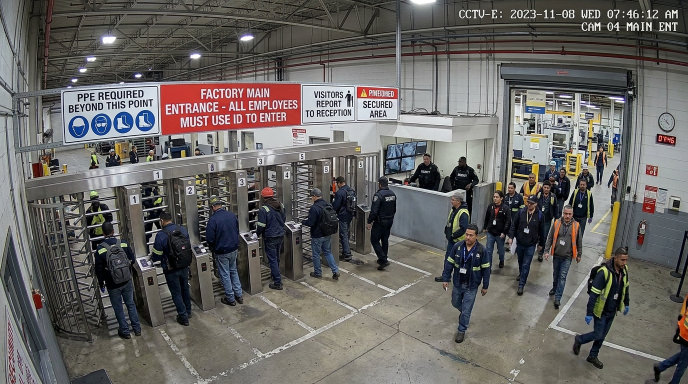
#> input picture src/assets/cam01_entry.jpg, 1376 x 768 px (shown at 1/2 size)
$ python -i hazard_detector.py   (imports and definitions only)
#> lines starting #> are read from the running program, lines starting #| are printed output that depends on the picture; after the words box and inside, x2 and y2 are one past the last pixel; in counts of white or black regions, pixels touching at a corner belong together
#> further down, picture is the input picture: shape (768, 1376, 3); mean B, G, R 97.8, 100.4, 103.3
# ─────────────────────────────────────────────
# X-Guardian — Industrial Fire & Smoke Computer Vision Detector
# Real-time multi-spectral chrominance, contour analysis & plume haze dispersion
# ─────────────────────────────────────────────

from dataclasses import dataclass
from typing import Optional, Tuple, List
import cv2
import numpy as np


@dataclass
class FireDetectionResult:
    has_fire: bool = False
    confidence: float = 0.0
    bbox: Optional[Tuple[float, float, float, float]] = None  # (x, y, w, h) normalized
    area_pixels: int = 0


@dataclass
class SmokeDetectionResult:
    has_smoke: bool = False
    confidence: float = 0.0
    density: float = 0.0  # 0 to 100%
    bbox: Optional[Tuple[float, float, float, float]] = None  # (x, y, w, h) normalized
    area_pixels: int = 0


@dataclass
class HazardAnalysisResult:
    fire: FireDetectionResult
    smoke: SmokeDetectionResult


class IndustrialHazardDetector:
    """
    High-performance optical hazard analyzer for industrial surveillance.
    Combines RGB-HSV spectral thresholding, flame core intensity,
    and smoke plume gradient dissipation for sub-10ms inference.
    """

    def __init__(
        self,
        min_flame_pixels: int = 800,
        min_smoke_pixels: int = 600,
        fire_conf_thresh: float = 0.65,
        smoke_conf_thresh: float = 0.60,
    ):
        self.min_flame_pixels = min_flame_pixels
        self.min_smoke_pixels = min_smoke_pixels
        self.fire_conf_thresh = fire_conf_thresh
        self.smoke_conf_thresh = smoke_conf_thresh

    def detect(
        self,
        bgr_image: np.ndarray,
        person_boxes: Optional[List[List[float]]] = None,
    ) -> HazardAnalysisResult:
        if bgr_image is None or bgr_image.size == 0:
            return HazardAnalysisResult(
                fire=FireDetectionResult(),
                smoke=SmokeDetectionResult(),
            )

        h, w = bgr_image.shape[:2]
#> h = 768; w = 1376

        # ─────────────────────────────────────────────
        # 1. Real-time Fire / Flame Detection
        # ─────────────────────────────────────────────
        fire_res = self._detect_flame(bgr_image, w, h, person_boxes)

        # ─────────────────────────────────────────────
        # 2. Real-time Smoke Plume Detection
        # ─────────────────────────────────────────────
        smoke_res = self._detect_smoke(
            bgr_image,
            w,
            h,
            flame_active=fire_res.has_fire,
            flame_bbox=fire_res.bbox,
        )

        return HazardAnalysisResult(fire=fire_res, smoke=smoke_res)

    def _detect_flame(
        self,
        bgr: np.ndarray,
        w: int,
        h: int,
        person_boxes: Optional[List[List[float]]] = None,
    ) -> FireDetectionResult:
        """
        Flame detection using fused HSV + RGB chrominance rules.
        Excludes yellow hard hats and high-vis vests via strict red dominance and person masking.
        """
#> called with w = 1376, h = 768
        scale = 1.0
        proc_img = bgr
        if max(w, h) > 960:
            scale = 640.0 / max(w, h)
#> scale = 0.465
            proc_img = cv2.resize(bgr, (int(w * scale), int(h * scale)))

        proc_h, proc_w = proc_img.shape[:2]
#> proc_h = 357; proc_w = 640
        hsv = cv2.cvtColor(proc_img, cv2.COLOR_BGR2HSV)
#> hsv: shape (357, 640, 3); mean H, S, V 57.8, 42.5, 107.8
        b, g, r = cv2.split(proc_img)

        # 1. Strict Fire Chrominance: Red is distinctly dominant over Green & Blue
        # Flames have R >= 215, (R - G) >= 28, (R - B) >= 70
        # Hue is restricted to Red/Deep Orange [0..22] or [172..180], strictly omitting yellow (>22)
        r_int = r.astype(np.int16)
        g_int = g.astype(np.int16)
        b_int = b.astype(np.int16)

        flame_mask = (
            (r >= 215)
            & ((r_int - g_int) >= 28)
            & ((r_int - b_int) >= 70)
            & (((hsv[:, :, 0] <= 22) | (hsv[:, :, 0] >= 172)))
            & (hsv[:, :, 1] >= 110)
            & (hsv[:, :, 2] >= 175)
        ).astype(np.uint8) * 255
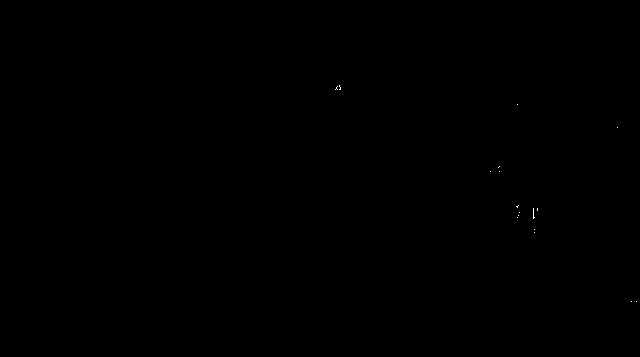
#> flame_mask: shape (357, 640); 0.02% white in thin lines or dots, all inside (x1, y1, x2, y2) = (335, 85, 637, 302)

        # Morphological opening to eliminate isolated noise
        kernel = cv2.getStructuringElement(cv2.MORPH_ELLIPSE, (5, 5))
        flame_mask = cv2.morphologyEx(flame_mask, cv2.MORPH_OPEN, kernel)
#> flame_mask: shape (357, 640); every value is 0

        # 2. Exclude Person Vest / Clothing Regions if worker boxes detected
        if person_boxes:
            for pbox in person_boxes:
                px1 = max(0, int(pbox[0] * scale))
                py1 = max(0, int(pbox[1] * scale))
                px2 = min(proc_w, int(pbox[2] * scale))
                py2 = min(proc_h, int(pbox[3] * scale))
                flame_mask[py1:py2, px1:px2] = 0

        # Group contiguous burning flame tongues (pallets, machinery, open flame)
        flame_grouped = cv2.dilate(flame_mask, cv2.getStructuringElement(cv2.MORPH_RECT, (11, 11)))
        contours, _ = cv2.findContours(flame_grouped, cv2.RETR_EXTERNAL, cv2.CHAIN_APPROX_SIMPLE)
#> contours = []

        scaled_min = max(int(self.min_flame_pixels * (scale * scale)), int(proc_w * proc_h * 0.002))
#> scaled_min = 456
        valid_flames = []
        total_flame_area = 0

        for c in contours:
            area = cv2.contourArea(c)
            if area >= scaled_min:
                bx, by, bw, bh = cv2.boundingRect(c)
                valid_flames.append((bx, by, bw, bh, area))
                total_flame_area += area
#> this loop made 0 passes
#> after the loop, total_flame_area = 0; valid_flames = []

        if valid_flames:
            min_bx = min(f[0] for f in valid_flames)
            min_by = min(f[1] for f in valid_flames)
            max_bx = max(f[0] + f[2] for f in valid_flames)
            max_by = max(f[1] + f[3] for f in valid_flames)

            bw_comb = max_bx - min_bx
            bh_comb = max_by - min_by
            if scale != 1.0:
                min_bx = int(min_bx / scale)
                min_by = int(min_by / scale)
                bw_comb = int(bw_comb / scale)
                bh_comb = int(bh_comb / scale)

            best_bbox = (
                round(max(0.0, min_bx / w), 4),
                round(max(0.0, min_by / h), 4),
                round(min(1.0, bw_comb / w), 4),
                round(min(1.0, bh_comb / h), 4),
            )
            norm_area_ratio = min(1.0, total_flame_area / (w * h * 0.04 * scale * scale))
            conf = min(0.98, max(0.76, 0.78 + norm_area_ratio * 0.20))
            return FireDetectionResult(
                has_fire=True,
                confidence=round(conf, 3),
                bbox=best_bbox,
                area_pixels=int(total_flame_area / (scale * scale)),
            )

        return FireDetectionResult(has_fire=False, confidence=0.0, bbox=None, area_pixels=0)

    def _detect_smoke(
        self,
        bgr: np.ndarray,
        w: int,
        h: int,
        flame_active: bool = False,
        flame_bbox: Optional[Tuple[float, float, float, float]] = None,
    ) -> SmokeDetectionResult:
        """
        Smoke plume detection supporting both dark combustion soot plumes
        and diffuse white/grey smoke haze columns.
        """
#> called with w = 1376, h = 768, flame_active = False
        scale = 1.0
        proc_img = bgr
        if max(w, h) > 640:
            scale = 480.0 / max(w, h)
#> scale = 0.349
            proc_img = cv2.resize(bgr, (int(w * scale), int(h * scale)))
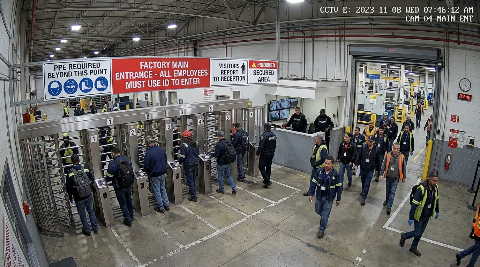
#> proc_img: shape (267, 480, 3); mean B, G, R 97.7, 100.3, 103.2

        proc_h, proc_w = proc_img.shape[:2]
#> proc_h = 267; proc_w = 480
        hsv = cv2.cvtColor(proc_img, cv2.COLOR_BGR2HSV)
#> hsv: shape (267, 480, 3); mean H, S, V 57.8, 42.5, 107.8
        b, g, r = cv2.split(proc_img)
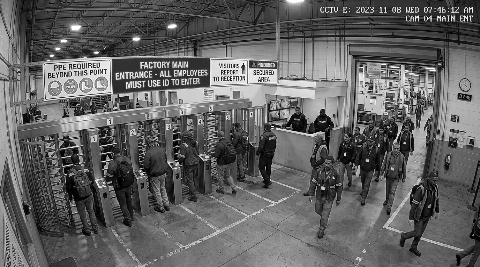
#> b: shape (267, 480); min 0, max 255, mean 97.7
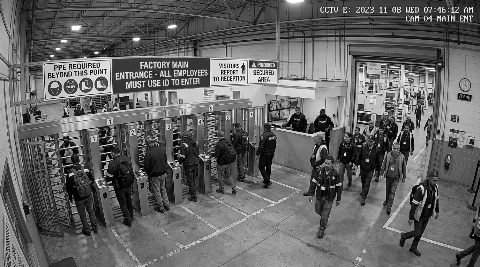
#> g: shape (267, 480); min 0, max 255, mean 100.3
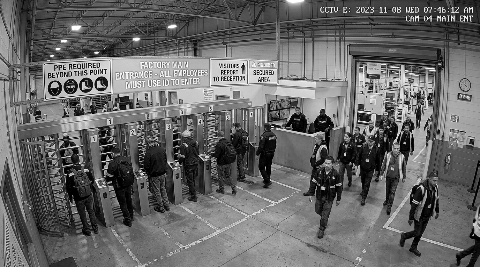
#> r: shape (267, 480); min 0, max 255, mean 103.2

        s_channel = hsv[:, :, 1]
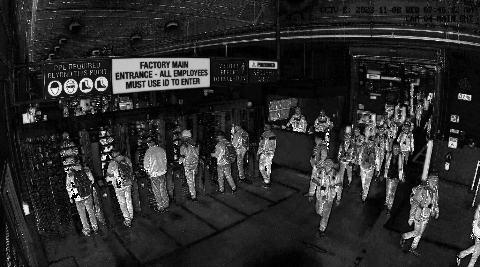
#> s_channel: shape (267, 480); min 0, max 255, mean 42.5
        v_channel = hsv[:, :, 2]
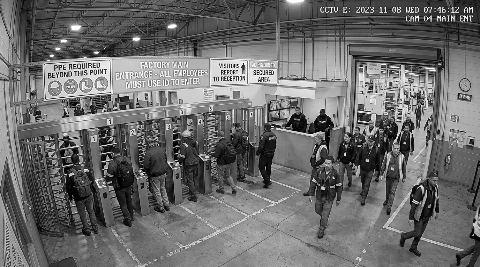
#> v_channel: shape (267, 480); min 0, max 255, mean 107.8
        if not flame_active:
            return SmokeDetectionResult(has_smoke=False, confidence=0.0, density=0.0, bbox=None, area_pixels=0)

        diff_rg = cv2.absdiff(r, g)
        diff_gb = cv2.absdiff(g, b)

        # 1. Dark industrial soot / combustion smoke (black & dark grey plume)
        dark_smoke = (
            (s_channel < 95)
            & (v_channel >= 18)
            & (v_channel <= 135)
            & (diff_rg < 35)
            & (diff_gb < 35)
        )

        # 2. White/grey haze plume
        light_smoke = (
            (s_channel < 45)
            & (v_channel > 135)
            & (v_channel < 240)
            & (diff_rg < 22)
            & (diff_gb < 22)
        )

        smoke_raw = ((dark_smoke | light_smoke).astype(np.uint8)) * 255

        # Anchor smoke detection to the plume column rising from the active fire
        if flame_bbox:
            fx, fy, fw, fh = flame_bbox
            px1 = max(0, int((fx - 0.16) * proc_w))
            px2 = min(proc_w, int((fx + fw + 0.16) * proc_w))
            py2 = min(proc_h, int((fy + fh * 0.45) * proc_h))
            py1 = max(0, int(0.02 * proc_h))
            mask_focus = np.zeros_like(smoke_raw)
            mask_focus[py1:py2, px1:px2] = 255
            smoke_raw = cv2.bitwise_and(smoke_raw, mask_focus)

        kernel_smoke = cv2.getStructuringElement(cv2.MORPH_RECT, (15, 15))
        smoke_clean = cv2.morphologyEx(smoke_raw, cv2.MORPH_CLOSE, kernel_smoke)
        smoke_clean = cv2.morphologyEx(smoke_clean, cv2.MORPH_OPEN, cv2.getStructuringElement(cv2.MORPH_RECT, (7, 7)))

        contours, _ = cv2.findContours(smoke_clean, cv2.RETR_EXTERNAL, cv2.CHAIN_APPROX_SIMPLE)
        scaled_min = (
            max(int(self.min_smoke_pixels * (scale * scale)), int(proc_w * proc_h * 0.005))
            if flame_active
            else max(int(self.min_smoke_pixels * (scale * scale) * 2), int(proc_w * proc_h * 0.04))
        )

        best_area = 0
        best_bbox = None

        for c in contours:
            area = cv2.contourArea(c)
            if area >= scaled_min and area > best_area:
                bx, by, bw, bh = cv2.boundingRect(c)
                centroid_y = by + bh / 2
                if not flame_active and centroid_y > proc_h * 0.60:
                    continue
                best_area = area
                if scale != 1.0:
                    bx_orig = int(bx / scale)
                    by_orig = int(by / scale)
                    bw_orig = int(bw / scale)
                    bh_orig = int(bh / scale)
                else:
                    bx_orig, by_orig, bw_orig, bh_orig = bx, by, bw, bh

                best_bbox = (
                    round(max(0.0, bx_orig / w), 4),
                    round(max(0.0, by_orig / h), 4),
                    round(min(1.0, bw_orig / w), 4),
                    round(min(1.0, bh_orig / h), 4),
                )

        if best_bbox and best_area >= scaled_min:
            density = min(98.5, max(38.0, (best_area / (proc_w * proc_h * 0.14)) * 100))
            conf = min(0.96, max(0.72, 0.74 + (density / 100.0) * 0.22))
            return SmokeDetectionResult(
                has_smoke=True,
                confidence=round(conf, 3),
                density=round(density, 1),
                bbox=best_bbox,
                area_pixels=int(best_area / (scale * scale)),
            )

        return SmokeDetectionResult(has_smoke=False, confidence=0.0, density=0.0, bbox=None, area_pixels=0)

>>> import cv2
>>> picture = cv2.imread('../../src/assets/cam01_entry.jpg')
>>> result = IndustrialHazardDetector().detect(picture)

$ run again, on src/assets/cam02_assembly.jpg
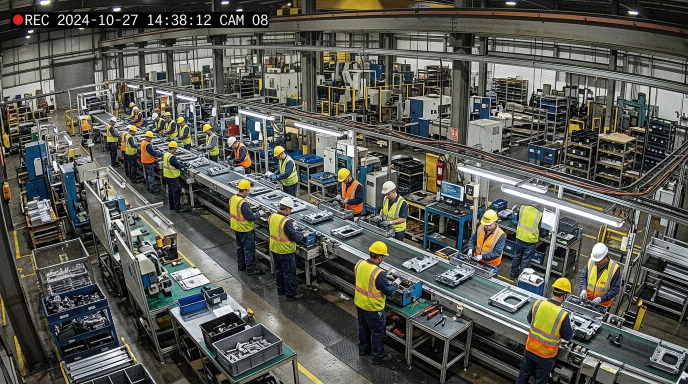
#> input picture src/assets/cam02_assembly.jpg, 1376 x 768 px (shown at 1/2 size)
#> picture is the input picture: shape (768, 1376, 3); mean B, G, R 82.3, 89.3, 88.8
#> in _detect_flame, `flame_mask = ( (r >= 215) & ((r_int - g_int) >= 28) & ((r_int - b_int)..`:
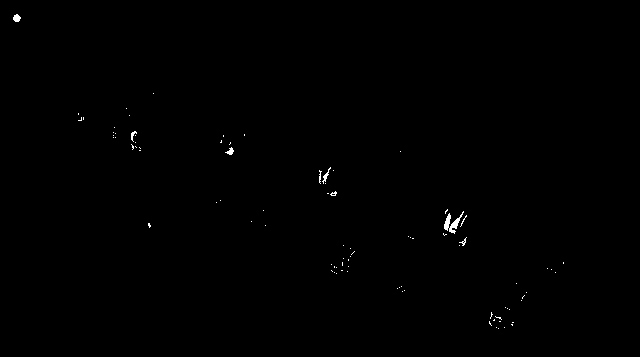
#> flame_mask: shape (357, 640); 0.25% white in thin lines or dots, all inside (x1, y1, x2, y2) = (13, 14, 564, 329)
#> flame_grouped: shape (357, 640); 0.41% white; 3 white regions
#> contours = 3 contours; box (x1, y1, x2, y2) and area: (439, 215, 463, 234) 383, (8, 9, 25, 27) 260, (222, 145, 238, 160) 204
#> the loop in _detect_flame, `for c in contours:` made 3 passes
#> area on passes 1 to 3: 383, 204, 260.5
#> after the loop in _detect_flame, `for c in contours:`: total_flame_area = 0; valid_flames = []
#> in _detect_smoke, `v_channel = hsv[:, :, 2]`:
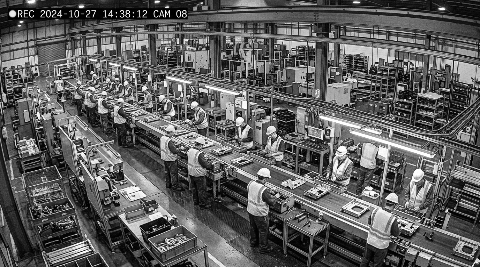
#> v_channel: shape (267, 480); min 0, max 255, mean 94.1

$ run again, on src/assets/cam03_welding.jpg
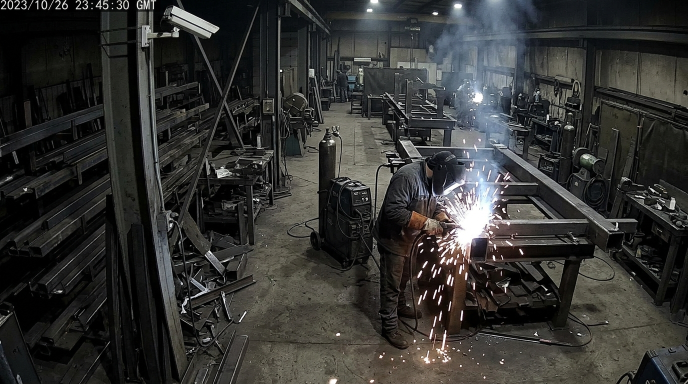
#> input picture src/assets/cam03_welding.jpg, 1376 x 768 px (shown at 1/2 size)
#> picture is the input picture: shape (768, 1376, 3); mean B, G, R 49.8, 51.8, 51.6
#> in _detect_flame, `b, g, r = cv2.split(proc_img)`:
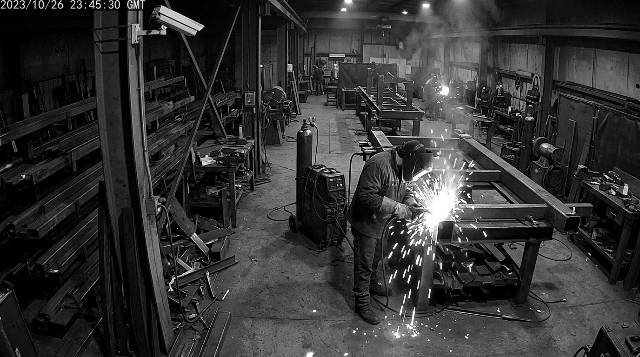
#> r: shape (357, 640); min 0, max 255, mean 51.5
#> flame_mask: shape (357, 640); every value is 0
#> contours = []
#> after the loop in _detect_flame, `for c in contours:`: total_flame_area = 0; valid_flames = []
#> in _detect_smoke, `v_channel = hsv[:, :, 2]`:
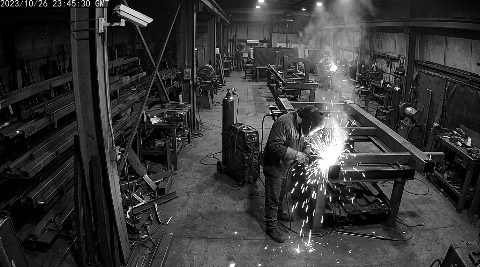
#> v_channel: shape (267, 480); min 0, max 255, mean 54.4

$ run again, on src/assets/cam04_storage.jpg
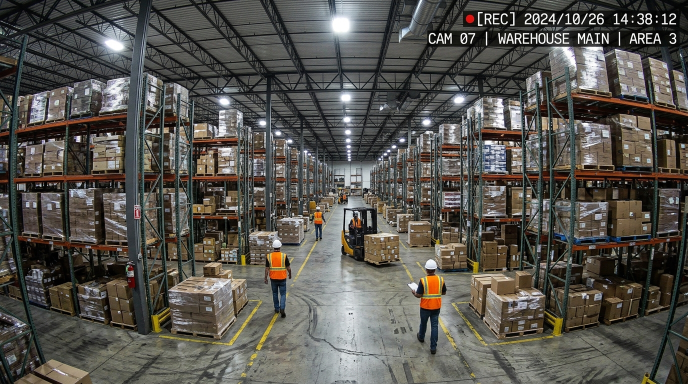
#> input picture src/assets/cam04_storage.jpg, 1376 x 768 px (shown at 1/2 size)
#> picture is the input picture: shape (768, 1376, 3); mean B, G, R 77.9, 83.6, 86.2
#> flame_grouped: shape (357, 640); 0.6% white; 2 white regions
#> in _detect_flame, `contours, _ = cv2.findContours(flame_grouped, cv2.RETR_EXTERNAL, cv2.C..`: contours = 2 contours; box (x1, y1, x2, y2) and area: (392, 251, 414, 292) 722, (247, 230, 270, 263) 546
#> the loop in _detect_flame, `for c in contours:` made 2 passes
#> (area, bx, by, bw, bh, total_flame_area) on passes 1 to 2: (722, 392, 251, 22, 41, 722), (546, 247, 230, 23, 33, 1268)
#> after the loop in _detect_flame, `for c in contours:`: total_flame_area = 1268; valid_flames = [(392, 251, 22, 41, 722), (247, 230, 23, 33, 546)]
#> in _detect_flame, `min_bx = min(f[0] for f in valid_flames)`: min_bx = 247
#> in _detect_flame, `min_by = min(f[1] for f in valid_flames)`: min_by = 230
#> max_bx = 414
#> max_by = 292
#> in _detect_flame, `bw_comb = max_bx - min_bx`: bw_comb = 167
#> in _detect_flame, `bh_comb = max_by - min_by`: bh_comb = 62
#> in _detect_flame, `min_bx = int(min_bx / scale)`: min_bx = 531
#> in _detect_flame, `min_by = int(min_by / scale)`: min_by = 494
#> in _detect_flame, `bw_comb = int(bw_comb / scale)`: bw_comb = 359
#> in _detect_flame, `bh_comb = int(bh_comb / scale)`: bh_comb = 133
#> in _detect_flame, `best_bbox = ( round(max(0.0, min_bx / w), 4), round(max(0.0, min_by / ..`: best_bbox = (0.386, 0.643, 0.261, 0.173)
#> norm_area_ratio = 0.139
#> in _detect_flame, `conf = min(0.98, max(0.76, 0.78 + norm_area_ratio * 0.20))`: conf = 0.808
#> dark_smoke: shape (267, 480) bool; 61.2% white; 1727 black regions (1595 under 20 px), largest, box (x1, y1, x2, y2) and area: (174, 0, 480, 267) 24856, (0, 54, 96, 230) 6125, (117, 76, 173, 236) 3124
#> light_smoke: shape (267, 480) bool; 14.6% white; 1475 white regions (1367 under 20 px), largest, box (x1, y1, x2, y2) and area: (186, 134, 293, 267) 5830, (217, 0, 257, 33) 672, (429, 34, 451, 68) 405
#> in _detect_smoke, `smoke_clean = cv2.morphologyEx(smoke_raw, cv2.MORPH_CLOSE, kernel_smoke)`:
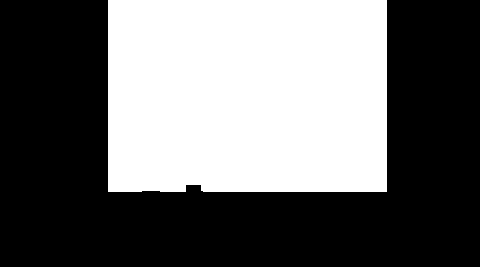
#> smoke_clean: shape (267, 480); 41.7% white; 1 white region
#> in _detect_smoke, `contours, _ = cv2.findContours(smoke_clean, cv2.RETR_EXTERNAL, cv2.CHA..`: contours = 1 contour; box (x1, y1, x2, y2) and area: (108, 0, 387, 192) 52968
#> the loop in _detect_smoke, `for c in contours:` made 1 pass
#> (area, bx, by, bw, bh, centroid_y, best_area, bx_orig) on pass 1: (52967.5, 108, 0, 279, 192, 96, 52967.5, 309)
#> after the loop in _detect_smoke, `for c in contours:`: best_area = 52967.5; bh = 192; bh_orig = 550; bw = 279; bw_orig = 799; bx = 108; bx_orig = 309; by = 0; centroid_y = 96
#> density = 98.5
#> in _detect_smoke, `conf = min(0.96, max(0.72, 0.74 + (density / 100.0) * 0.22))`: conf = 0.957
